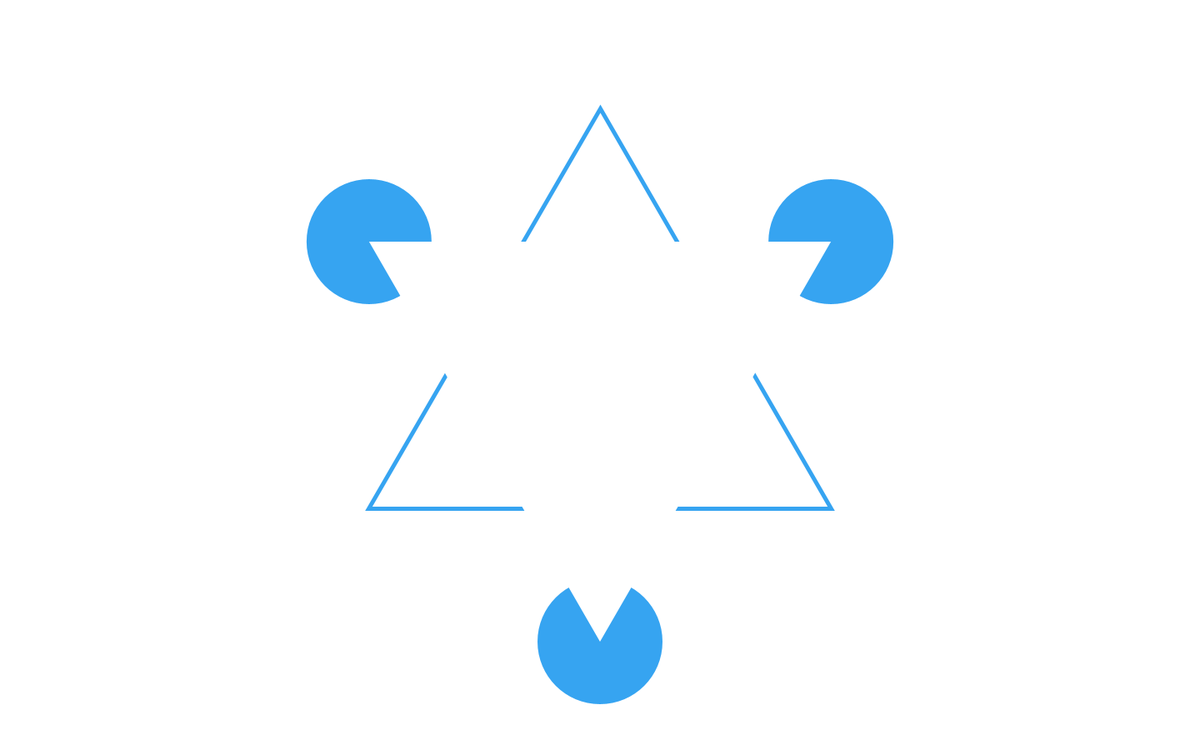
Frame 1 (no input)
Frame 60 (the mouse pressed at the canvas centre just before this capture): identical to frame 1, image omitted
Frame 120 (the mouse held since frame 60 and released just before this capture): identical to frame 1, image omitted

The Processing sketch that drew this single still picture (run headless with seeded random() and noise(); from frame 60 on, the mouse is pressed at the canvas centre):

// Processing sketch: Task1_2
// ── Task1_2.pde
/*
  IELM2150 Lab 3 - Task 1 - Image 2
  Dhesant Nakka
  20146587
  
  Generate optical illusion using continuity principle, use loops and functions to automatically generate key elements.
  
*/

// Define color placeholders
color f, b;

int dia1 = 150; // Define outer circle diameters
int diat = 320; // Define total shape diameter

// Containers for triangle generation coordinates
float[][] tri1 = new float[3][];
float[][] tri2 = new float[3][];

void setup() {
  size(1440, 900);
  f = color(#36a4f1); // Blue foreground color
  b = color(#FFFFFF); // White background color
}

void draw() {
  background(b); // Set background color
  
  translate(width/2, height/2); // Set origin to middle of window
    
  for(int i = 0; i < 3; i++) { // Loop to generate 3 circles
    float[] xy = P2C(diat, i*120-30); // Generate XY coordinates using polar coorinate function

    ellipseMode(CENTER); // Draw ellipse at each coordinate (no stroke, fill with foreground color)
    noStroke();
    fill(f);
    ellipse(xy[0], xy[1], dia1, dia1);

    tri2[i] = xy; // Add XY coordinates to tri2 to generate negative triangle
  }

  for (int i = 0; i < 3; i++) { // Loop to fill triangle coordinates using polar function
    tri1[i] = P2C(diat, i*120+30); // Generate XY coordinates for outline triangle
  }
  
  noFill(); // Create outline triangle in foreground color using tri1 coordinates
  stroke(f);
  strokeWeight(5);
  triangle(tri1[0][0], tri1[0][1], tri1[1][0], tri1[1][1], tri1[2][0], tri1[2][1]);
  
  noStroke(); // Create negative triangle in background color using tri2 coordinates
  fill(b);
  triangle(tri2[0][0], tri2[0][1], tri2[1][0], tri2[1][1], tri2[2][0], tri2[2][1]);
}

float[] P2C(float r, float theta) {
  float[] xy = new float[2];
  theta *= PI/180;
  xy[0] = r*cos(theta);
  xy[1] = r*sin(theta);
  return xy;
}
